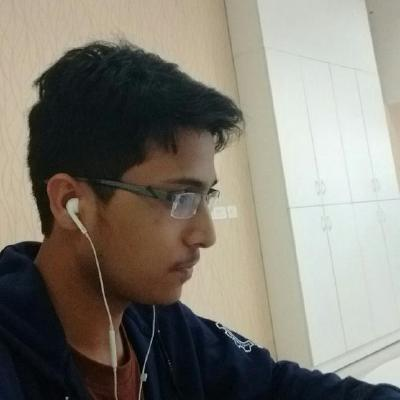
#> input picture My Images/github.jpeg, 400 x 400 px
$ python translation.py
#> lines starting #> are read from the running program, lines starting #| are printed output that depends on the picture
import cv2
import numpy as np

img = cv2.imread('My Images/github.jpeg',0)
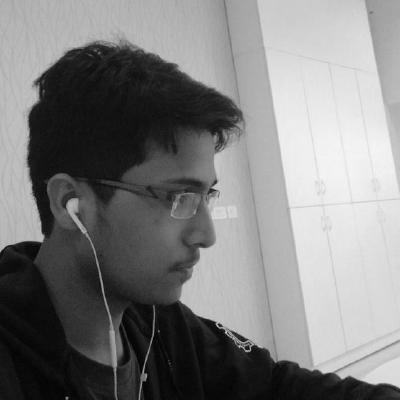
#> img: shape (400, 400); min 0, max 247, mean 126.5
rows,cols = img.shape
#> rows = 400; cols = 400

M = np.float32([[1,0,100],[0,1,200]])
dst = cv2.warpAffine(img,M,(cols,rows))
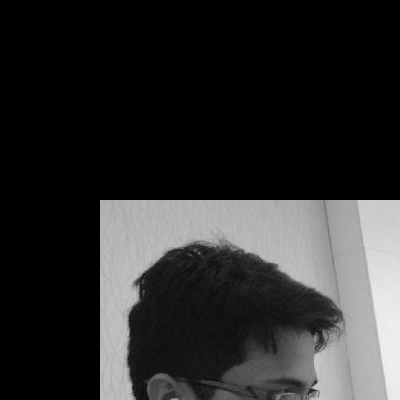
#> dst: shape (400, 400); min 0, max 243, mean 44.8

cv2.imshow('img',dst)
cv2.imshow('orig img', img)
cv2.waitKey(0)
cv2.destroyAllWindows()

$ run again, with My Images/code-wallpaper-2-610x381.jpeg copied over My Images/github.jpeg
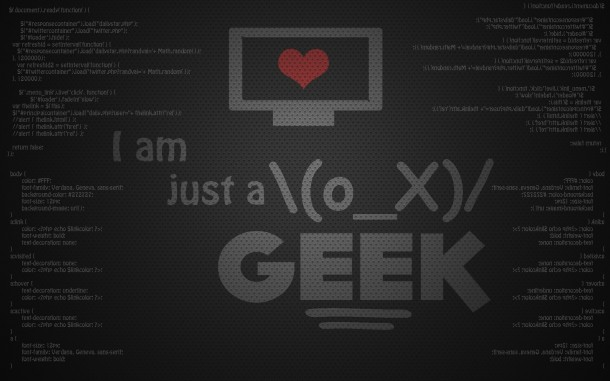
#> input picture My Images/code-wallpaper-2-610x381.jpeg, 610 x 381 px
#> `dst = cv2.warpAffine(img,M,(cols,rows))`:
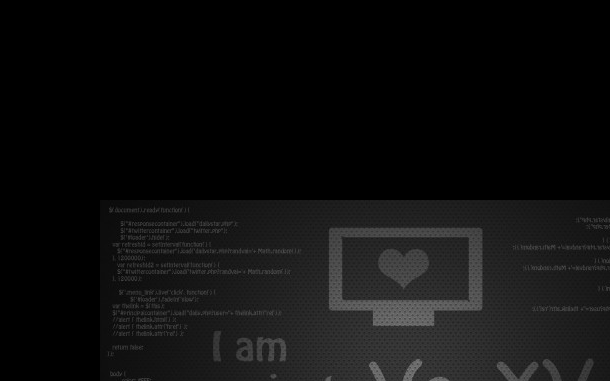
#> dst: shape (381, 610); min 0, max 127, mean 14.7
